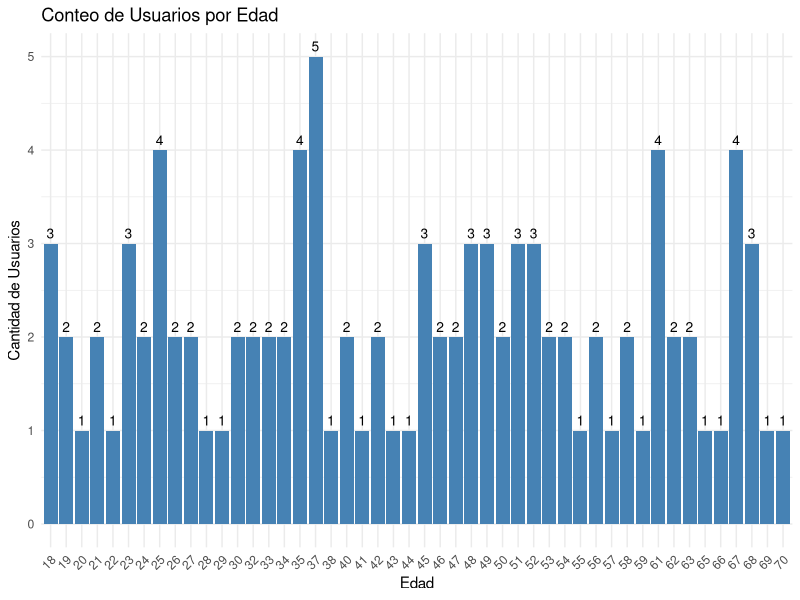
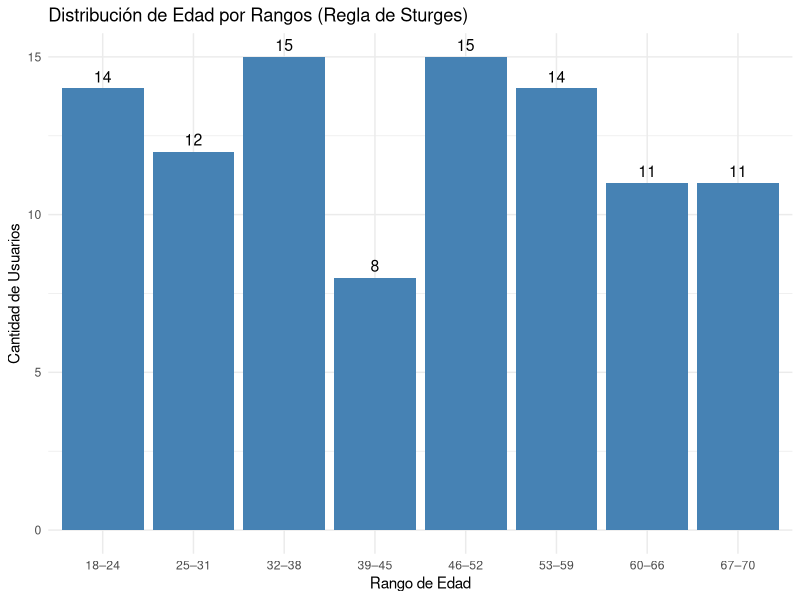
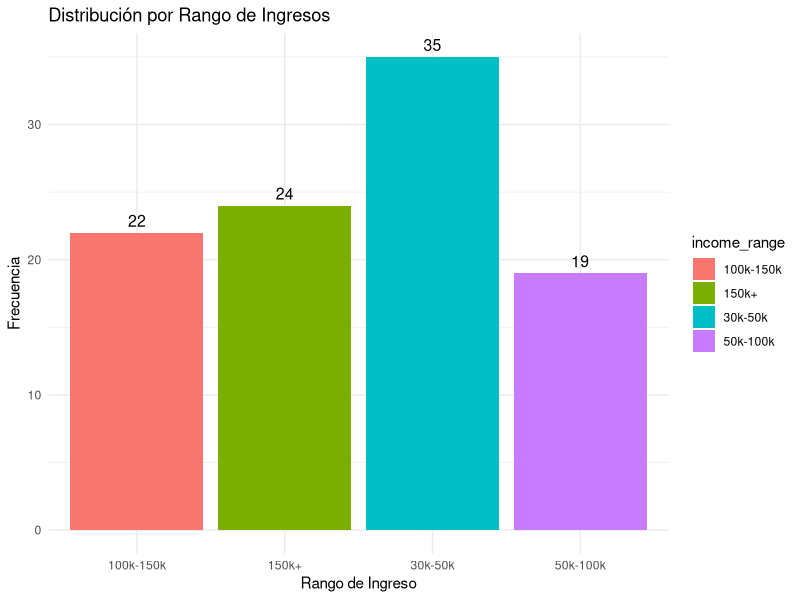
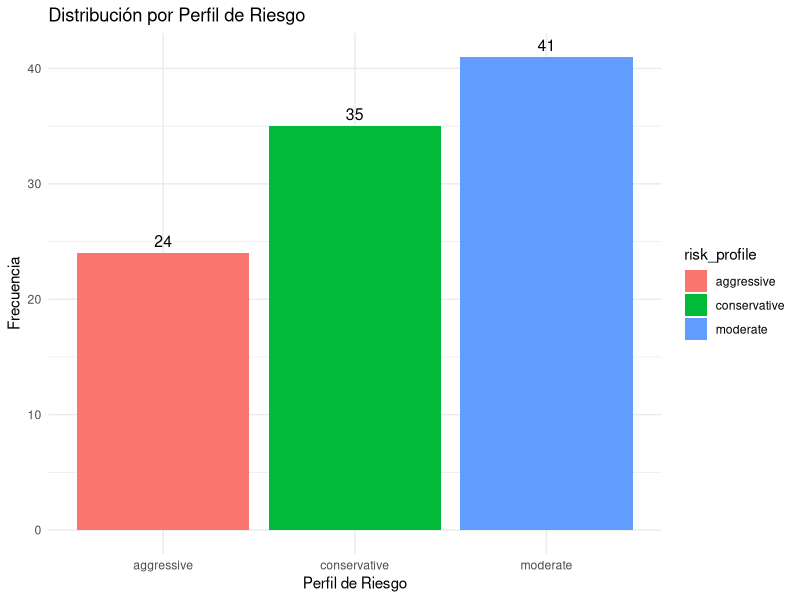
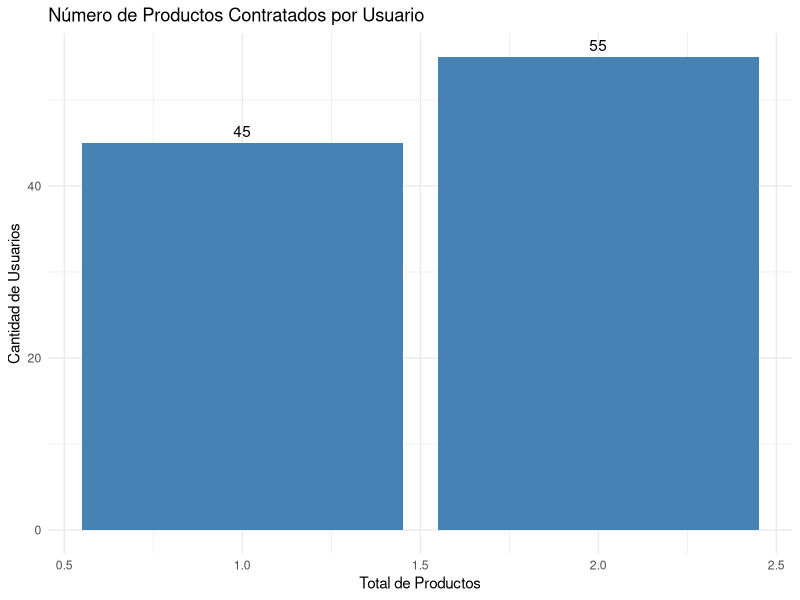
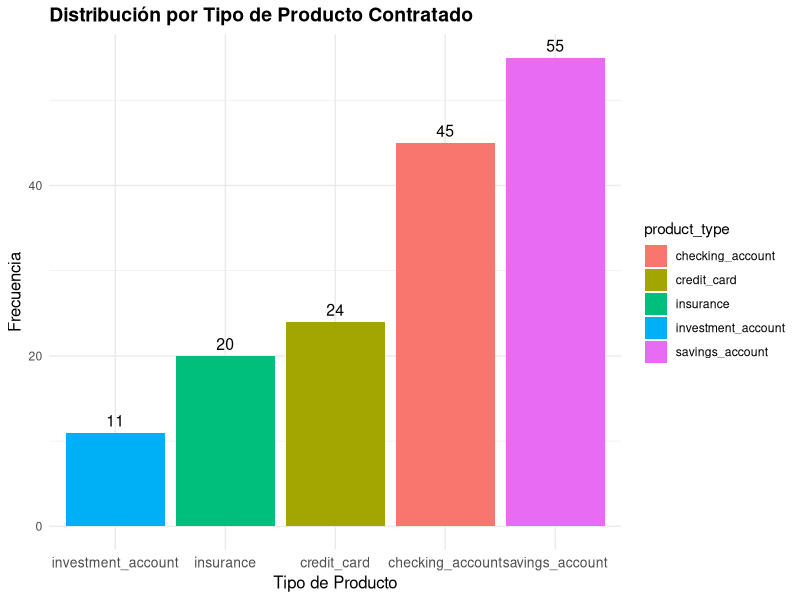
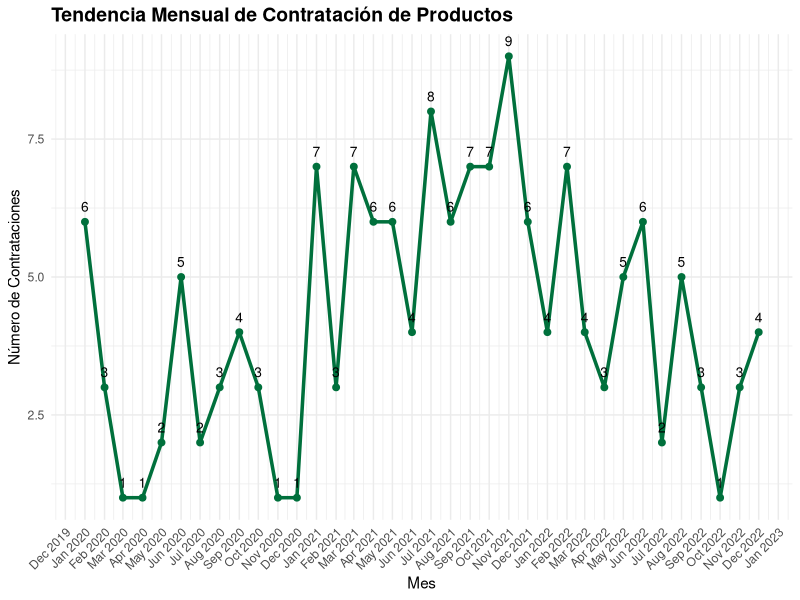
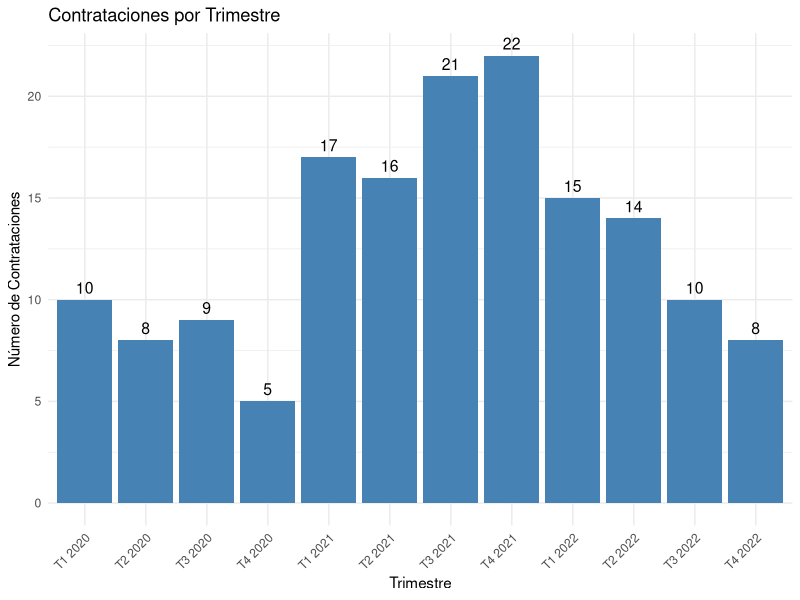

Write R code to recreate these figures, in order. (Note: this script raises an error after producing the figures.)
# Establecer el directorio de trabajo (ajusta si estás en otra subcarpeta dentro del proyecto)
setwd("/Users/carloslandaverdealquicirez/Documents/Prometeo_reto/Prometeo_project")

# Cargar librerías necesarias
library(tidyverse)
library(lubridate)
library(ggplot2)

# Cargar archivos desde la ruta correcta
transactions <- read_csv("03.Modelo/data/raw/transactions.csv")
demographics <- read_csv("03.Modelo/data/raw/demographics.csv")
products <- read_csv("03.Modelo/data/raw/products.csv")

#Verificar limpieza de los datos

##Demógraficos

### Ver valores nulos
colSums(is.na(demographics))

### Revisar valores únicos en income_range y risk_profile
unique(demographics$income_range)
unique(demographics$risk_profile)

### Revisar tipos de datos
str(demographics)

##Productos

### Ver valores nulos
colSums(is.na(products))

### Revisar valores únicos en product_type
unique(products$product_type)

### Revisar tipos
str(products)

##Transacciones
### Ver valores nulos
colSums(is.na(transactions))

### Revisar valores únicos en merchant_category
unique(transactions$merchant_category)

### Revisar tipos de datos
str(transactions)

#Analisis univariado

##Demógraficos

### Estadísticas de edad
cat("Media:", mean(demographics$age), "\n")
cat("Mediana:", median(demographics$age), "\n")
cat("Moda:", as.numeric(names(sort(table(demographics$age), decreasing = TRUE)[1])), "\n")
cat("Rango:", range(demographics$age), "\n")
cat("Varianza:", var(demographics$age), "\n")
cat("Desviación estándar:", sd(demographics$age), "\n")

### Grafica de barras de edad
ggplot(demographics, aes(x = factor(age))) +  # convertir edad a factor para barras discretas
  geom_bar(fill = "steelblue") +
  geom_text(stat = "count", aes(label = ..count..), vjust = -0.5, size = 3.5) +
  labs(
    title = "Conteo de Usuarios por Edad",
    x = "Edad",
    y = "Cantidad de Usuarios"
  ) +
  theme_minimal() +
  theme(
    axis.text.x = element_text(angle = 45, hjust = 1)  # rota etiquetas si hay muchas edades
  )
### Histograma edad
#### Crear cortes con base en Sturges
breaks <- seq(18, 70, length.out = 9)  # 8 segmentos = 9 puntos de corte
labels <- c("18–24", "25–31", "32–38", "39–45", "46–52", "53–59", "60–66", "67–70")

#### Crear variable de rango de edad
demographics <- demographics %>%
  mutate(age_range_sturges = cut(age, breaks = breaks, labels = labels, right = TRUE, include.lowest = TRUE))

#### Graficar
ggplot(demographics, aes(x = age_range_sturges)) +
  geom_bar(fill = "steelblue") +
  geom_text(stat = "count", aes(label = ..count..), vjust = -0.5, size = 4) +
  labs(
    title = "Distribución de Edad por Rangos (Regla de Sturges)",
    x = "Rango de Edad",
    y = "Cantidad de Usuarios"
  ) +
  theme_minimal()

### income_range
demographics %>%
  count(income_range) %>%
  ggplot(aes(x = income_range, y = n, fill = income_range)) +
  geom_col() +
  geom_text(aes(label = n), vjust = -0.5, size = 4) +  # ← Aquí agregamos las etiquetas
  labs(
    title = "Distribución por Rango de Ingresos",
    x = "Rango de Ingreso",
    y = "Frecuencia"
  ) +
  theme_minimal()

### risk_profile
demographics %>%
  count(risk_profile) %>%
  ggplot(aes(x = risk_profile, y = n, fill = risk_profile)) +
  geom_col() +
  geom_text(aes(label = n), vjust = -0.5, size = 4) +  # ← Etiquetas de conteo
  labs(
    title = "Distribución por Perfil de Riesgo",
    x = "Perfil de Riesgo",
    y = "Frecuencia"
  ) +
  theme_minimal()


###Ocupaciones

ocupaciones_completas <- demographics %>%
  count(occupation, sort = TRUE)

ocupaciones_completas

### Conclusiones: Edad- La media es de 43,39 y moda de 37 años. Se puede observar en el histograma que el mayor número de clientes se encuentra entre los 46 y 59 años. También se agrupa antes de los 38 años un grupo y hay una disminución de clientes entre los 39-5 años. Esto puede significar bimodalidad, aunque no es marcada. El rango de ingreso se concentra en segmentos bajos de 30k a 50k que equivale al 35%, pero si se suman los ingresos de más de 100k representa el 46% lo que quiere decir que hay unsegmento de ingresos altos, mientras los medios no son tan relevantes. Riesgo- En cuanto al riesgo la mayoria tiene un riesgo moderado con 41%, después de riesgo conservador 35% y finalmente de riesgo agresivo el 24%. Esto quiere decir que un segmento alto va por productos más conservadores y seguros. Hay que cruzar estos datos con la edad e ingresos para saber el comportamiento.

## Productos

###verificar si hay productos duplicados por cliente resultado: no hay duplicadoa
products %>%
  group_by(user_id, product_type) %>%
  summarise(n = n()) %>%
  filter(n > 1)

### Número de productos por usuario
productos_por_usuario <- products %>%
  count(user_id, name = "total_productos")

head(productos_por_usuario)

mean(productos_por_usuario$total_productos)

ggplot(productos_por_usuario, aes(x = total_productos)) +
  geom_bar(fill = "steelblue") +
  geom_text(stat = "count", aes(label = ..count..), vjust = -0.5) +
  labs(
    title = "Número de Productos Contratados por Usuario",
    x = "Total de Productos",
    y = "Cantidad de Usuarios"
  ) +
  theme_minimal()

###Grafica productos
products %>%
  count(product_type) %>%
  ggplot(aes(x = reorder(product_type, n), y = n, fill = product_type)) +
  geom_col() +
  geom_text(aes(label = n), vjust = -0.5, size = 4) +
  labs(
    title = "Distribución por Tipo de Producto Contratado",
    x = "Tipo de Producto",
    y = "Frecuencia"
  ) +
  theme_minimal() +
  theme(
    axis.text.x = element_text(size = 10),
    plot.title = element_text(face = "bold", size = 14),
    axis.title = element_text(size = 12)
  )

###Linea de tiempo de contratación

products %>%
  mutate(month = floor_date(contract_date, "month")) %>%
  count(month) %>%
  ggplot(aes(x = month, y = n)) +
  geom_line(color = "#00703C", size = 1.2) +
  geom_point(color = "#00703C", size = 2) +
  geom_text(aes(label = n), vjust = -1, size = 3.5) +
  labs(
    title = "Tendencia Mensual de Contratación de Productos",
    x = "Mes",
    y = "Número de Contrataciones"
  ) +
  theme_minimal() +
  scale_x_date(date_labels = "%b %Y", date_breaks = "1 month") +
  theme(
    axis.text.x = element_text(angle = 45, hjust = 1),
    plot.title = element_text(face = "bold", size = 14)
  )

###Ventas por año
products %>%
  mutate(anio = year(contract_date)) %>%
  count(anio, name = "ventas_por_anio")

products %>%
  mutate(anio = year(contract_date),
         trimestre = quarter(contract_date)) %>%
  count(anio, trimestre, name = "ventas_por_trimestre") %>%
  arrange(anio, trimestre)

products %>%
  mutate(anio = year(contract_date),
         trimestre = quarter(contract_date),
         periodo_num = anio + (trimestre - 1) / 4,
         periodo = paste0("T", trimestre, " ", anio)) %>%
  count(periodo, periodo_num) %>%
  arrange(periodo_num) %>%
  mutate(periodo = factor(periodo, levels = unique(periodo))) %>%
  ggplot(aes(x = periodo, y = n)) +
  geom_col(fill = "steelblue") +
  geom_text(aes(label = n), vjust = -0.5, size = 4) +
  labs(
    title = "Contrataciones por Trimestre",
    x = "Trimestre",
    y = "Número de Contrataciones"
  ) +
  theme_minimal() +
  theme(axis.text.x = element_text(angle = 45, hjust = 1))

###Conclusiones: -Productos:  El 55% de los clientes tiene contratado 2 productos y 45% con un producto. Esto quiere decir que no hay clientes con más de 3 productos contratados. Algo que cabe señalar que el producto más ocntratado es la cuenta de ahorro(55), posteriormente la cuenta corriente(45). La mayoria de las personas empiezan con una cuenta corriente por lo que es importante mencionarlo. Una hipotesis puede ser que hayan empezado con la cuenta corriente y por lo atractivo o por venta cruzada la mayoria decide contratar una cuenta de ahorros. La otra hipotesis es que la cuenta de ahorro es demásiado atractiva o bien que esta relacionada la cuenta de ahorros con la cuenta corriente. Tambien se puede observar que la tarjeta de crédito es el tercer producto en número de contraciones con 24. Finalmente, los seguros quedan al final con 20 y 11 respectivamente. Es probable que por el nivel de riesgo que hay la balanza este inclinada hacia la cuenta de ahorro, pero cabe destacar que los jovenes que teinen necesidad de un mayor número de créditos por la tepa de su vida es posible que no esten accediendo a ellos pro alguna razón. En cuanto a las contrataciones a lo largo del tiempo se puede ver que hay una alta variabilidad y se contraran entre 1 a 9 productos por mes. Tambien se puede observar que que hubo una tendencia a la alza en 2021 y empezo a disminuir en el 2022. Así mismo se puede observar que el mes de menos venta es diciembre. No se puede aseverar que algun trimestre del año tiene las mejores ventas, ha sido variable.


##Transacciones

###Monto

cat("Media:", mean(transactions$amount), "\n")
cat("Mediana:", median(transactions$amount), "\n")
cat("Moda:", as.numeric(names(sort(table(transactions$amount), decreasing = TRUE)[1])), "\n")
cat("Rango:", range(transactions$amount), "\n")
cat("Varianza:", var(transactions$amount), "\n")
cat("Desviación estándar:", sd(transactions$amount), "\n")

###Histograma monto

breaks <- seq(5.17, 1989.25, length.out = 12)  # 11 rangos = 12 puntos de corte

#### Crear etiquetas
labels <- paste0(
  round(breaks[-length(breaks)]),
  "–",
  round(breaks[-1])
)

#### Crear variable categórica con rangos
transactions <- transactions %>%
  mutate(amount_range = cut(amount, breaks = breaks, labels = labels, include.lowest = TRUE, right = TRUE))

#### Graficar
ggplot(transactions, aes(x = amount_range)) +
  geom_bar(fill = "orange") +
  geom_text(stat = "count", aes(label = ..count..), vjust = -0.5, size = 3.5) +
  labs(
    title = "Distribución de Monto de Transacciones por Rangos",
    x = "Rango de Monto",
    y = "Frecuencia"
  ) +
  theme_minimal() +
  theme(
    axis.text.x = element_text(angle = 45, hjust = 1),
    plot.title = element_text(face = "bold", size = 14)
  )


###Grafica gauss monto

media_amount <- mean(transactions$amount)
sd_amount <- sd(transactions$amount)

ggplot(transactions, aes(x = amount)) +
  geom_histogram(aes(y = ..density..), bins = 30, fill = "orange", color = "white", alpha = 0.6) +
  stat_function(fun = dnorm, args = list(mean = media_amount, sd = sd_amount), color = "blue", size = 1.2) +
  labs(
    title = "Distribución Real vs. Curva Normal (Gauss)",
    x = "Monto de Transacción",
    y = "Densidad"
  ) +
  theme_minimal()

##Merchants

transactions %>%
  count(merchant_category) %>%
  ggplot(aes(x = reorder(merchant_category, n), y = n, fill = merchant_category)) +
  geom_col() +
  geom_text(aes(label = n), vjust = -0.5, size = 4) +
  labs(
    title = "Distribución por Categoría de Comercio",
    x = "Categoría",
    y = "Número de Transacciones"
  ) +
  theme_minimal() +
  coord_flip()

## Transacciones

transactions %>%
  mutate(month = floor_date(date, "month")) %>%
  count(month) %>%
  ggplot(aes(x = month, y = n)) +
  geom_line(color = "darkblue", size = 1.2) +
  geom_point(color = "darkblue", size = 2) +
  geom_text(aes(label = n), vjust = -0.8, size = 3.5) +
  labs(
    title = "Tendencia Mensual de Transacciones",
    x = "Mes",
    y = "Número de Transacciones"
  ) +
  theme_minimal() +
  scale_x_date(date_labels = "%b %Y", date_breaks = "2 months") +
  theme(axis.text.x = element_text(angle = 45, hjust = 1))

transactions %>%
  mutate(anio = lubridate::year(date)) %>%
  count(anio, name = "n_transacciones_anio")

transactions %>%
  mutate(anio = lubridate::year(date),
         trimestre = lubridate::quarter(date)) %>%
  count(anio, trimestre, name = "n_transacciones_trimestre") %>%
  arrange(anio, trimestre)

###Conclusiones: Transacciones - El promedio de las transacciones ed de 15.2 mientras que la mediana es de 95.49. El mayor número de transacciones se da entre los 5 y 186 que representa el 85%. A partir de estos se distribuyen a la derecha y casi no se cuentan con transacciones superiores a los 500. Las categorias que tienen mayor cantidad de transacciones es el supermercado, comida, compras y transporte, en menor. medida entretenimiento, salud y viajes. las 4 primeras representan el 70% del total de las transacciones.El dataset solo contiene transacciones de 2023, en cuanto a estacionalidad la mayoria se da a mitad de año en julio y a final de año en diciembre. El mes que menos hay es agosto. en grandes rasgos se observa que marzo hay un repunte despues cae hasta junio, se recupera en julio y vuelve a carer de agosto a noviembre. Esto puede ser por las temporadas de vacaciones. Habria que hacer el analisis mas detallado.

#Analisis bivariado por dataset

##Demograficos

### Edad vs Ingreso
stats <- demographics %>%
  group_by(income_range) %>%
  summarise(
    mediana_edad = median(age),
    n = n()
  )

ggplot(demographics, aes(x = income_range, y = age)) +
  geom_boxplot(fill = "#87CEFA") +
  geom_text(data = stats, aes(x = income_range, y = mediana_edad, label = paste0("Mediana=", mediana_edad)),
            vjust = -1.5, size = 4.2, fontface = "bold", color = "black") +
  geom_text(data = stats, aes(x = income_range, y = mediana_edad, label = paste0("n=", n)),
            vjust = 1.8, size = 3.8, color = "gray30") +
  labs(
    title = "Edad por Rango de Ingreso",
    x = "Rango de Ingreso",
    y = "Edad"
  ) +
  theme_minimal()

### edad vs ingreso en rangos

tabla_edad_ingreso <- demographics %>%
  count(age_range_sturges, income_range) %>%
  pivot_wider(
    names_from = income_range,
    values_from = n,
    values_fill = 0  # rellena con ceros donde no haya valores
  )

tabla_edad_ingreso

tabla_con_totales <- demographics %>%
  count(age_range_sturges, income_range) %>%
  pivot_wider(
    names_from = income_range,
    values_from = n,
    values_fill = 0
  ) %>%
  mutate(Total = rowSums(select(., where(is.numeric))))

fila_totales <- tabla_con_totales %>%
  select(-age_range_sturges) %>%
  summarise(across(everything(), sum)) %>%
  mutate(age_range_sturges = "Total") %>%
  select(age_range_sturges, everything())

tabla_completa <- bind_rows(tabla_con_totales, fila_totales)

tabla_completa

### Edad vs Perfil de riesgo
stats_risk <- demographics %>%
  group_by(risk_profile) %>%
  summarise(
    mediana_edad = median(age),
    n = n()
  )

ggplot(demographics, aes(x = risk_profile, y = age)) +
  geom_boxplot(fill = "#FFB6C1") +
  geom_text(data = stats_risk, aes(x = risk_profile, y = mediana_edad, label = paste0("Mediana=", mediana_edad)),
            vjust = -1.5, size = 4.2, fontface = "bold", color = "black") +
  geom_text(data = stats_risk, aes(x = risk_profile, y = mediana_edad, label = paste0("n=", n)),
            vjust = 1.8, size = 3.8, color = "gray30") +
  labs(
    title = "Edad por Perfil de Riesgo",
    x = "Perfil de Riesgo",
    y = "Edad"
  ) +
  theme_minimal()

### Edad vs perfil de riesgo en rangos

tabla_edad_riesgo <- demographics %>%
  count(age_range_sturges, risk_profile) %>%
  pivot_wider(
    names_from = risk_profile,
    values_from = n,
    values_fill = 0
  )

tabla_edad_riesgo

tabla_con_totales_riesgo <- demographics %>%
  count(age_range_sturges, risk_profile) %>%
  pivot_wider(
    names_from = risk_profile,
    values_from = n,
    values_fill = 0
  ) %>%
  mutate(Total = rowSums(select(., where(is.numeric))))


fila_totales_riesgo <- tabla_con_totales_riesgo %>%
  select(-age_range_sturges) %>%
  summarise(across(everything(), sum)) %>%
  mutate(age_range_sturges = "Total") %>%
  select(age_range_sturges, everything())


tabla_completa_riesgo <- bind_rows(tabla_con_totales_riesgo, fila_totales_riesgo)


tabla_completa_riesgo

### Ingreso vs Perfil de riesgo
tabla_ingreso_riesgo <- demographics %>%
  count(income_range, risk_profile) %>%
  pivot_wider(
    names_from = risk_profile,
    values_from = n,
    values_fill = 0
  )

tabla_ingreso_riesgo

tabla_con_totales_ingreso_riesgo <- demographics %>%
  count(income_range, risk_profile) %>%
  pivot_wider(
    names_from = risk_profile,
    values_from = n,
    values_fill = 0
  ) %>%
  mutate(Total = rowSums(select(., where(is.numeric))))

fila_totales_ingreso_riesgo <- tabla_con_totales_ingreso_riesgo %>%
  select(-income_range) %>%
  summarise(across(everything(), sum)) %>%
  mutate(income_range = "Total") %>%
  select(income_range, everything())

tabla_completa_ingreso_riesgo <- bind_rows(tabla_con_totales_ingreso_riesgo, fila_totales_ingreso_riesgo)

tabla_completa_ingreso_riesgo


###Conclusiones: Edad-ingreso: Se puede observar en la grafica de caja que los ingresos medios de 50k-100k estan diversificados. Los ingresos más bajos de 30k-50k igual esta ampliamente diversificado por edad, aunque no hay jovenes de menos de 30 años que tengan este ingreso ¿es posible que no esten bancarizados?. Entre estos dos rangos lo que sorprende es que la media de los bajos esta en 48 años y el de medios en 35. Por otro lado los ingresos más altos de más de 150k lo tienen los de edades entre 35 y 50 años principalmente. Cuando se ve la tabla de frecuencias se puede decir que los ingresos no crecen de forma lineal o no hay patrones a simple vista. Se observa que los de mayor ingreo estan entre los 32 y 59 años. También se observa que hay una mayor cantidad de adultos mayores en los ingresos más bajos. mientras los que estan en una edad entre los 52 y 66 tienen una tendencia a tener un ingreso medio alto o alto.

###En cuanto a productos y cross selling las personas jóvenes en el rango de 150k+ podrían estar abiertas a inversiones o tarjetas premium. Usuarios mayores con ingresos bajos pueden requerir productos de bajo riesgo como seguros o ahorro.

### Edad vs riesgo: Se observa que la mayoria tiene un riesgo moderado sin distinción en la edad, es homogeneo con excepción de los 38-45 años, posiblemente la edad donde las personas empiezan a pensar en el retiro en donde deciden tomar una actitud agresiva o pasiva si ya tienen un monto ahorrado. Tambien se puede ver que los de mayor riesgo no son mayores de 60 años. Finalmente los conservadores de igual forma estan distribuidos homogeneamente, pero hay tambien un grupo grande en los ultimos escaños de edad.


### Ingreso vs riesgo: Se puede observar que a mayor ingreso del cliente tiene un perfil de riesgo. Todos los usuarios con ingresos de 150k+ tienen un perfil agresivo.Los de ingresos 30k–50k son 100% conservadores.Quienes ganan entre 100k–150k o 50k–100k son moderados.

##En cuanto a productos a los de más ingresos se les puede vender productos de inversión y a los de bajos ingresos productos más moderados. Inclusive se podria segmentar entre los de más ingresos inversiones.A los jovenes tarjeta de crédito y los de los ultimos escaños ahorro. A los de mediana edad de forma más individualizada y enfoque en los seguros.

###Ocupación vs otras: al ser multiples ocupaciones y tener poca frecuencia decidimos omitir el analisis multivariable con esta variable.


##Producto

### Productos de acuerdo al número de prodcutos contratados
productos_usuario <- products %>%
  count(user_id, name = "total_productos")

products %>%
  left_join(productos_usuario, by = "user_id") %>%
  count(product_type, total_productos) %>%
  ggplot(aes(x = factor(total_productos), y = n, fill = product_type)) +
  geom_col(position = "dodge") +
  geom_text(aes(label = n), position = position_dodge(0.9), vjust = -0.5) +
  labs(
    title = "Tipo de Producto por Número de Productos Contratados",
    x = "Total de Productos del Usuario",
    y = "Cantidad de Usuarios"
  ) +
  theme_minimal()

### productovs año

products %>%
  mutate(year = year(contract_date)) %>%
  count(product_type, year) %>%
  pivot_wider(names_from = year, values_from = n, values_fill = 0)

products %>%
  mutate(year = year(contract_date), q = paste0("T", quarter(contract_date))) %>%
  count(product_type, q) %>%
  pivot_wider(names_from = q, values_from = n, values_fill = 0)


### Conclusiones: Productos de acuerdo al número de prodcutos contratados-se puede observar que los que tienen un solo producto es la cuenta de ahorro o la cuenta corriente 21 y 24 respectivamente. Mientras que los que tienen dos productos en su mayoria tienen cuenta de ahorro y los demás productos. Temporalidad. en cuanto a la temporalidad se puede observar que en 2020 se contrataron solamente cuentas corrientes y cuentas de ahorro. Las cuentas corrientes crecieron en 2021 y disminuyeron drasticamente en 2022. Mientras que las cuentas de ahorro tuvieron un comportamiento similar pero no disminuyeron tanto. Es importante seguir con las cuentas corrientes ya que son el paso para otros productos, especialmente enfocandose en nuevos clientes. Por otro lado las tarjetas de crédito se mantuvieron con 12 contrataciones en 2021 y 2022. Seguros e inversiones se mantienen con un ligero retroseso. 


##Transacciones

### Transacción vs categoria

stats_monto_categoria <- transactions %>%
  group_by(merchant_category) %>%
  summarise(
    mediana_monto = median(amount),
    n = n()
  )

# Boxplot con anotaciones de mediana y tamaño de muestra
ggplot(transactions, aes(x = merchant_category, y = amount)) +
  geom_boxplot(fill = "#FFD700") +
  geom_text(data = stats_monto_categoria, aes(x = merchant_category, y = mediana_monto, label = paste0("Mediana=", round(mediana_monto, 1))),
            vjust = -1.5, size = 4.2, fontface = "bold", color = "black") +
  geom_text(data = stats_monto_categoria, aes(x = merchant_category, y = mediana_monto, label = paste0("n=", n)),
            vjust = 1.8, size = 3.8, color = "gray30") +
  labs(
    title = "Monto de Transacción por Categoría de Comercio",
    x = "Categoría de Comercio",
    y = "Monto"
  ) +
  theme_minimal()

### Tabla de categoria vs monto (rangos)
tabla_monto_categoria <- transactions %>%
  count(amount_range, merchant_category) %>%
  pivot_wider(
    names_from = merchant_category,
    values_from = n,
    values_fill = 0
  )

tabla_monto_categoria <- tabla_monto_categoria %>%
  mutate(Total = rowSums(select(., where(is.numeric))))

fila_total <- tabla_monto_categoria %>%
  select(-amount_range) %>%
  summarise(across(everything(), sum)) %>%
  mutate(amount_range = "Total") %>%
  select(amount_range, everything())

tabla_completa_monto_categoria <- bind_rows(tabla_monto_categoria, fila_total)


tabla_completa_monto_categoria


#Categoria vs mes

transactions %>%
  mutate(month = lubridate::floor_date(date, "month")) %>%
  count(merchant_category, month) %>%
  ggplot(aes(x = month, y = n, color = merchant_category)) +
  geom_line(size = 1.1) +
  geom_point(size = 2) +
  labs(
    title = "Evolución Mensual por Categoría de Comercio",
    x = "Mes",
    y = "Número de Transacciones"
  ) +
  theme_minimal() +
  scale_x_date(date_labels = "%b %Y", date_breaks = "1 month") +
  theme(axis.text.x = element_text(angle = 45, hjust = 1))


#promedio categoria

transactions %>%
  group_by(merchant_category) %>%
  summarise(promedio_monto = mean(amount)) %>%
  arrange(desc(promedio_monto))

promedio_mes <- transactions %>%
  mutate(month = floor_date(date, "month")) %>%
  group_by(month, merchant_category) %>%
  summarise(promedio_monto = mean(amount, na.rm = TRUE))


print(promedio_mes)

ggplot(promedio_mes, aes(x = month, y = promedio_monto, color = merchant_category)) +
  geom_line(size = 1) +
  geom_point() +
  labs(
    title = "Promedio Mensual del Monto de Transacción por Categoría",
    x = "Mes",
    y = "Monto Promedio",
    color = "Categoría de Comercio"
  ) +
  scale_x_date(date_labels = "%b %Y", date_breaks = "1 month") +
  theme_minimal() +
  theme(
    axis.text.x = element_text(angle = 45, hjust = 1),
    plot.title = element_text(face = "bold", size = 14)
  )


###Conclusiones: Monto vs categoria- se observa que los mayores montos de transacciones son de viajes con una mediana de 1034.8, son transacciones de más de 546 pesos la mayoria donde las otras categorias no llegan en cuanto al monto. La de health es otra categoria que se encuentra por encima de las demas con transacciones hasta 546 persos. En cuanto a temporalidad los viajes se disparan en marzo y noviembre seguramente por las vacaciones.No onstante si se ve desde el monto promedio para viajes el mayor es en junio por las vacaciones de verano con transacciones promedio de 1500. Los gastos de shopping tienen alta variabilidad, mientras los de entretenimiento se encuentran constantes. En cuanto al promedio del monto de los gastos todos se mantienen estables con excepción de de los viajes.


# Bivariado joins

##productos vs demograficos

demo_productos <- products %>%
  left_join(demographics, by = "user_id")

### ¿Qué tipo de usuarios contratan inversiones?

inversionistas <- demo_productos %>%
  filter(product_type == "investment_account")

inversionistas %>%
  count(age_range_sturges) %>%
  ggplot(aes(x = age_range_sturges, y = n)) +
  geom_col(fill = "#1f77b4") +
  geom_text(aes(label = n), vjust = -0.5) +
  labs(title = "Edad de quienes Contratan Inversiones", x = "Rango de Edad", y = "Frecuencia") +
  theme_minimal()

inversionistas %>%
  count(risk_profile) %>%
  ggplot(aes(x = risk_profile, y = n)) +
  geom_col(fill = "#2ca02c") +
  geom_text(aes(label = n), vjust = -0.5) +
  labs(title = "Perfil de Riesgo en Inversiones", x = "Perfil de Riesgo", y = "Frecuencia") +
  theme_minimal()

inversionistas %>%
  count(income_range) %>%
  ggplot(aes(x = income_range, y = n)) +
  geom_col(fill = "#ff7f0e") +
  geom_text(aes(label = n), vjust = -0.5) +
  labs(title = "Rango de Ingreso en Inversiones", x = "Rango de Ingreso", y = "Frecuencia") +
  theme_minimal()

###  ¿Qué perfiles prefieren tarjetas de crédito?

creditos <- demo_productos %>%
  filter(product_type == "credit_card")

creditos %>%
  count(age_range_sturges, risk_profile) %>%
  pivot_wider(names_from = risk_profile, values_from = n, values_fill = 0)

creditos %>%
  count(age_range_sturges, income_range) %>%
  pivot_wider(names_from = income_range, values_from = n, values_fill = 0)

ggplot(creditos, aes(x = risk_profile)) +
  geom_bar(fill = "#5DADE2") +
  geom_text(stat = "count", aes(label = ..count..), vjust = -0.5) +
  labs(title = "Perfil de Riesgo que Contratan Tarjeta de Crédito", x = "Perfil", y = "Frecuencia") +
  theme_minimal()

ggplot(creditos, aes(x = age_range_sturges)) +
  geom_bar(fill = "#AED6F1") +
  geom_text(stat = "count", aes(label = ..count..), vjust = -0.5) +
  labs(title = "Edad de los que Contratan Tarjeta de Crédito", x = "Rango de Edad", y = "Frecuencia") +
  theme_minimal()

ggplot(creditos, aes(x = income_range)) +
  geom_bar(fill = "#D6EAF8") +
  geom_text(stat = "count", aes(label = ..count..), vjust = -0.5) +
  labs(title = "Ingreso de los que Contratan Tarjeta de Crédito", x = "Rango de Ingreso", y = "Frecuencia") +
  theme_minimal()

### ¿Qué tipo de perfiles contratan seguros?

asegurados <- demo_productos %>%
  filter(product_type == "insurance")

asegurados %>%
  count(age_range_sturges) %>%
  ggplot(aes(x = age_range_sturges, y = n)) +
  geom_col(fill = "#f39c12") +
  geom_text(aes(label = n), vjust = -0.5) +
  labs(title = "Edad de Usuarios con Seguro", x = "Rango de Edad", y = "Frecuencia") +
  theme_minimal()

asegurados %>%
  count(risk_profile) %>%
  ggplot(aes(x = risk_profile, y = n)) +
  geom_col(fill = "#c0392b") +
  geom_text(aes(label = n), vjust = -0.5) +
  labs(title = "Perfil de Riesgo en Seguros", x = "Perfil de Riesgo", y = "Frecuencia") +
  theme_minimal()

asegurados %>%
  count(income_range) %>%
  ggplot(aes(x = income_range, y = n)) +
  geom_col(fill = "#7f8c8d") +
  geom_text(aes(label = n), vjust = -0.5) +
  labs(title = "Ingreso de Usuarios con Seguro", x = "Rango de Ingreso", y = "Frecuencia") +
  theme_minimal()

### ¿Que perfil de usuario contrata cuenta de ahorro?

ahorradores <- demo_productos %>%
  filter(product_type == "savings_account")

ahorradores %>%
  count(age_range_sturges) %>%
  ggplot(aes(x = age_range_sturges, y = n)) +
  geom_col(fill = "#17becf") +
  geom_text(aes(label = n), vjust = -0.5) +
  labs(title = "Edad de Usuarios con Cuenta de Ahorro", x = "Rango de Edad", y = "Frecuencia") +
  theme_minimal()

ahorradores %>%
  count(risk_profile) %>%
  ggplot(aes(x = risk_profile, y = n)) +
  geom_col(fill = "#bcbd22") +
  geom_text(aes(label = n), vjust = -0.5) +
  labs(title = "Perfil de Riesgo en Cuentas de Ahorro", x = "Perfil de Riesgo", y = "Frecuencia") +
  theme_minimal()

ahorradores %>%
  count(income_range) %>%
  ggplot(aes(x = income_range, y = n)) +
  geom_col(fill = "#e377c2") +
  geom_text(aes(label = n), vjust = -0.5) +
  labs(title = "Ingreso de Usuarios con Cuenta de Ahorro", x = "Rango de Ingreso", y = "Frecuencia") +
  theme_minimal()

###¿Qué perfil de usuario contrata cuenta corriente?

corrientes <- demo_productos %>%
  filter(product_type == "checking_account")

corrientes %>%
  count(age_range_sturges) %>%
  ggplot(aes(x = age_range_sturges, y = n)) +
  geom_col(fill = "#795548") +
  geom_text(aes(label = n), vjust = -0.5) +
  labs(title = "Edad de Usuarios con Cuenta Corriente", x = "Rango de Edad", y = "Frecuencia") +
  theme_minimal()

corrientes %>%
  count(risk_profile) %>%
  ggplot(aes(x = risk_profile, y = n)) +
  geom_col(fill = "#607d8b") +
  geom_text(aes(label = n), vjust = -0.5) +
  labs(title = "Perfil de Riesgo en Cuentas Corrientes", x = "Perfil de Riesgo", y = "Frecuencia") +
  theme_minimal()

corrientes %>%
  count(income_range) %>%
  ggplot(aes(x = income_range, y = n)) +
  geom_col(fill = "#9e9e9e") +
  geom_text(aes(label = n), vjust = -0.5) +
  labs(title = "Ingreso de Usuarios con Cuenta Corriente", x = "Rango de Ingreso", y = "Frecuencia") +
  theme_minimal()

###Matriz de procutos por usuario

combinaciones_productos <- products %>%
  group_by(user_id) %>%
  summarise(combinacion = paste(sort(unique(product_type)), collapse = " + ")) %>%
  ungroup()

combinaciones_productos %>%
  count(combinacion, sort = TRUE) %>%
  ggplot(aes(x = reorder(combinacion, n), y = n)) +
  geom_col(fill = "#4CAF50") +
  geom_text(aes(label = n), hjust = -0.1, size = 4) +
  coord_flip() +
  labs(
    title = "Combinación de Productos Contratados por Usuario",
    x = "Combinación de Productos",
    y = "Número de Usuarios"
  ) +
  theme_minimal()

combinaciones_productos %>%
  count(combinacion, sort = TRUE)

###Conclusiones: tarjeta de credito- Los que contratan tarjeta crédito en su mayoria son personas mayores de 46 años. Los menores de 38 contratan menos créditos. En su mayoria los que contratan crédito tienen riesgo moderado. Y a cuanto a ingresos se ve homogeneo. Inversiones- los que contratan inversiones en su mayoria esta de los 46 a 52 años, tiene un perfil agresivo y gana más de 100k. Seguros: Los más jovenes contratan seguro de los 18 hasta los 38 años, tienen un riesgo moderado y algunos con riesgo agresivo, tienen un ingreso mayor a 50k. En otras paabras los del estrato más bajo no contratan seguro. Cuenta de ahorro- Se ve relativamente homogeneo, hay un outlier en el rango de 39-45 años ya que solo 1 persona tiene cuenta de ahorro. Disminuye el número mientras la edad avanza despues de los 52 años.El perfil de riesgo es homogeneo, ligeramente mayor en moderado y conservador.En cuanto a ingresos los de ingresos mas bajos y altos tienen cuenta de ahorro pero no es significativo con respecto a los otros niveles de ingreso.Cuenta corriente- muy similar y homogeneo como la cuenta de ahorro. La mayor parte de lso que tienen cuenta corriente se encuentran entre los 30k y 50k. Combinaciones de productos- la mayores combinaciones de productos es cuenta de ahorro con tarjeta de credito (17) y cuenta de ahorro con seguro (12). Posteriormente, la misma combinación pero con cuenta corriente (8 y 7 respectivamente). Esto quiere decir que despues de contratar uno de los productos principales el cliente va por un crédito o seguro principalmente. Las otras dos combinaciones son inversiones con cuneta corriente e inversiones con cuenta de ahorro con 6 y 5 respectivamente, en tercer lugar se podria decir que el cliente busca invertir.

# ------------------------------------------------------------
# Análisis de usuarios por tipo de producto (Créditos, Inversiones, Seguros)
# ------------------------------------------------------------

# 💳 Tarjetas de Crédito
# - Edad: Más comunes entre 46–66 años, aunque hay usuarios desde los 18.
# - Ingreso: Distribuidos entre 30k–150k; más frecuentes en 100k–150k.
# - Hipótesis: Producto transversal, más relevante en mediana edad con ingresos estables. Útil como entrada para cross selling.

# 📈 Inversiones
# - Edad: Pico en 46–52 años; también presentes desde los 25 hasta los 70.
# - Ingreso: Mayoría en 150k+, seguido de 100k–150k.
# - Riesgo: Predominan perfiles agresivos.
# - Hipótesis: Producto contratado por usuarios maduros, con alto ingreso y tolerancia al riesgo. Ideal para diversificación o retiro.

# 🛡️ Seguros
# - Edad: Distribuidos entre jóvenes (18–38) y adultos (39–66), con ligera concentración en jóvenes.
# - Ingreso: Frecuentes en 100k–150k y 50k–100k.
# - Riesgo: Mayoría con perfil moderado, algunos agresivos.
# - Hipótesis: Producto atractivo para perfiles conscientes del riesgo. Buen complemento para usuarios con tarjeta o ahorro.

# 🧩 Recomendaciones de Cross Selling
# - Créditos + Seguros: Usuarios en mediana edad con crédito pueden buscar protección financiera.
# - Ahorro + Inversiones: Usuarios de ingresos altos pueden interesarse en metas + inversión.
# - Jóvenes con Seguros: Potencial para productos combinados de ahorro y protección.

# -----------------------------------------------------------

##Demograficos vs transacciones

demo_transacciones <- transactions %>%
  left_join(demographics, by = "user_id")


### ingresos vs categoria

demo_transacciones %>%
  count(income_range, merchant_category) %>%
  pivot_wider(names_from = merchant_category, values_from = n, values_fill = 0)

ggplot(demo_transacciones, aes(x = income_range)) +
  geom_bar(aes(fill = merchant_category), position = "dodge") +
  labs(title = "Ingreso vs Categoría de Comercio",
       x = "Rango de Ingreso",
       y = "Frecuencia") +
  theme_minimal()

### edad vs categoria

demo_transacciones %>%
  count(age_range_sturges, merchant_category) %>%
  pivot_wider(names_from = merchant_category, values_from = n, values_fill = 0)

ggplot(demo_transacciones, aes(x = age_range_sturges)) +
  geom_bar(aes(fill = merchant_category), position = "dodge") +
  labs(title = "Edad vs Categoría de Comercio",
       x = "Rango de Edad",
       y = "Frecuencia") +
  theme_minimal()

### Riesgo vs categoria

demo_transacciones %>%
  count(risk_profile, merchant_category) %>%
  pivot_wider(names_from = merchant_category, values_from = n, values_fill = 0)

ggplot(demo_transacciones, aes(x = risk_profile)) +
  geom_bar(aes(fill = merchant_category), position = "dodge") +
  labs(title = "Perfil de Riesgo vs Categoría de Comercio",
       x = "Perfil de Riesgo",
       y = "Frecuencia") +
  theme_minimal()

### Conclusión:

# Ingreso vs Categoría de Comercio
# Los usuarios con ingresos bajos (30k-50k) concentran la mayor cantidad de transacciones, especialmente en supermercados, alimentos y salud.
# A mayor ingreso, se mantiene la importancia del supermercado, pero también aumentan levemente las categorías como transportes y entretenimiento.
# El segmento 150k+ muestra mayor equilibrio entre categorías, aunque siguen dominando supermercado, shopping y transporte.

# Edad vs Categoría de Comercio
# Las edades entre 18 y 45 años gastan más en alimentos, supermercado, transporte y entretenimiento.
# El grupo de 46-52 años tiene un pico importante en supermercado, shopping y salud, lo cual podría reflejar responsabilidades familiares.
# Adultos mayores (60+) mantienen un patrón fuerte en supermercado y salud, con un uso constante del transporte, posiblemente reflejando independencia.

# Perfil de riesgo vs Categoría de Comercio
# Los perfiles moderados y conservadores son quienes más transaccionan, especialmente en supermercado, comida, transporte y shopping.
# Los usuarios con perfil agresivo también tienen comportamiento relevante en shopping y transporte, pero en menor cantidad.
# No se observa una preferencia drástica por categorías de alto gasto (como travel) en perfiles agresivos, lo que podría indicar que el perfil de riesgo no está directamente ligado al consumo impulsivo.

# Implicaciones para estrategias comerciales:
# - Supermercado es transversal a todos los segmentos, ideal para alianzas o recompensas de fidelidad.
# - Jóvenes y usuarios con perfil conservador muestran fuerte interés en transporte y comida: campañas enfocadas en movilidad y delivery pueden funcionar.
# - Perfiles con mayores ingresos podrían recibir promociones más diversificadas (viajes, shopping).
# - Es relevante cruzar con frecuencia de compra y ticket promedio para confirmar el nivel de valor por segmento.


#Categora fav vs insurance

table_insurance_categoria <- table(df_final2$insurance, df_final2$categoria_favorita_monto)
prop_table <- prop.table(table_insurance_categoria, margin = 1)
print(table_insurance_categoria)
print(round(prop_table * 100, 2))  # Porcentajes

df_plot <- df_final2 %>%
  group_by(insurance, categoria_favorita_monto) %>%
  summarise(count = n(), .groups = "drop") %>%
  group_by(insurance) %>%
  mutate(percentage = count / sum(count) * 100)

ggplot(df_plot, aes(x = insurance, y = percentage, fill = categoria_favorita_monto)) +
  geom_bar(stat = "identity", position = "fill") +
  labs(title = "Distribución de categoría favorita según Insurance",
       x = "Tiene seguro",
       y = "Proporción (%)",
       fill = "Categoría favorita") +
  scale_y_continuous(labels = scales::percent_format()) +
  theme_minimal()

#Monto vs Insurance

df_final2 %>%
  group_by(insurance) %>%
  summarise(
    media = mean(monto_promedio_mensual.x, na.rm = TRUE),
    mediana = median(monto_promedio_mensual.x, na.rm = TRUE),
    sd = sd(monto_promedio_mensual.x, na.rm = TRUE),
    n = n()
  )

ggplot(df_final2, aes(x = monto_promedio_mensual.x)) +
  geom_histogram(bins = 30, fill = "skyblue") +
  facet_wrap(~insurance, scales = "free") +
  theme_minimal()

#Porximopasos Feature engineering 
